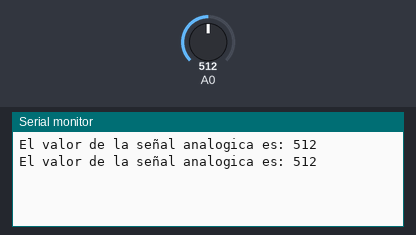
Simulated run of this sketch. Board: Arduino Uno, built with avr-gcc and run on an emulated ATmega328P. Parts: the last lines printed to the serial monitor. The inputs (shaded band) are chosen by the test bench; at power-on: A0 = 512.

Above: at 1.8 s.
1.9 s: A0 set to 716
At 2.5 s:
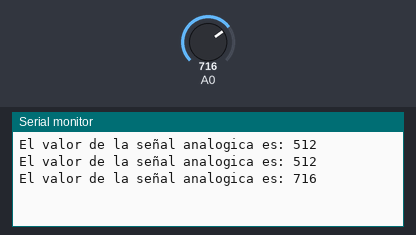
3.4 s: A0 set to 900
At 4.8 s:
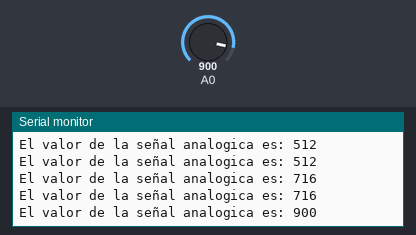
Timing chart, 0 to 6.4 s (numbered marks = the images above; inputs shaded):
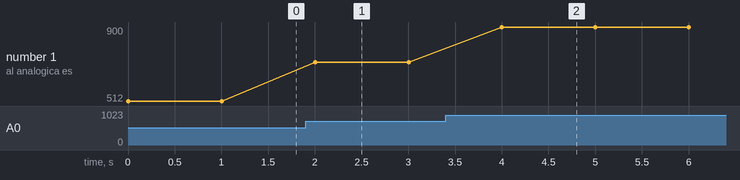

The sketch:

Analogic_Signal.ino
```cpp
// Name: Entrada Analogica
// Date: 27 de diciembre del 2022
// Author: Amaro, A.

// En esta practica se desarrollan los conceptos de las entradas analogicas.

int valor = 0; // Declaramos una variable que almacene la lectura

void setup(){
  Serial.begin(9600);

}

void loop(){

  valor = analogRead(A0); // Colocamos que la señal de entrada de A0 se almacene en valor

  Serial.print("El valor de la señal analogica es: ");
  Serial.println(valor); // The values goes over 2**10, 0 to 1023
  delay(1000);

}
```

Measured:
- after the input at 1.9 s, the serial monitor: prints a new line after 0.10 s (image 1)
- after the input at 3.4 s, the serial monitor: prints a new line after 0.60 s (image 2)
- plotted number 1: 512 → 716 after the input at 1.9 s, 716 → 900 after the input at 3.4 s
